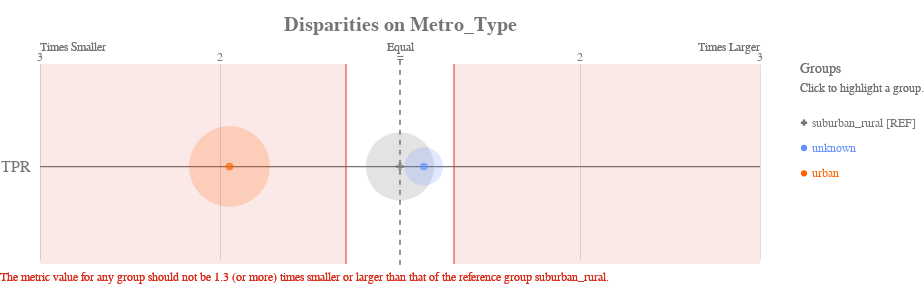

The notebook cell this image was saved under:
### Code cell
ap.disparity(bdf, metrics, 'metro_type', fairness_threshold = 1.3)

### Figure 1 — Vega-Lite specification as saved in the notebook (floating-point values rounded to 4 significant figures)
{"config": {"view": {"continuousWidth": 400, "continuousHeight": 300, "strokeWidth": 0}, "axisLeft": {"labelColor": "rgb(117,117,117)", "labelFont": "Arial", "labelFontSize": 16}, "title": {"align": "center", "baseline": "middle", "color": "rgb(117,117,117)", "font": "Arial", "fontSize": 20, "fontWeight": "bold"}}, "layer": [{"data": {"name": "data-1f2af75cfead9a3854ee453922b4eaab"}, "mark": {"type": "rule", "stroke": "rgb(117,117,117)", "strokeWidth": 1.25, "tooltip": ""}, "encoding": {"x": {"type": "quantitative", "field": "x", "scale": {"domain": [-2, 2], "range": [40.0, 760.0]}}, "x2": {"field": "x2"}, "y": {"type": "nominal", "axis": {"domain": false, "labelAngle": 0, "labelPadding": -30, "orient": "left", "ticks": false, "title": ""}, "field": "metric", "scale": {"domain": ["TPR"], "range": [30, 225.0]}}}}, {"data": {"name": "data-79dd248bdaa0ea02c535240e8ad022c8"}, "mark": {"type": "rule", "stroke": "rgb(117,117,117)", "strokeDash": [5, 5], "strokeWidth": 1}, "encoding": {"tooltip": {"value": "suburban_rural [REF]"}, "x": {"value": 400.0}, "y": {"value": 20.83}, "y2": {"value": 229.2}}}, {"data": {"name": "data-c233327f4cd9b4c2df31bf8015c83e4a"}, "mark": {"type": "text", "align": "center", "color": "rgb(117,117,117)", "font": "Arial", "fontSize": 12, "fontWeight": "normal", "tooltip": ""}, "encoding": {"text": {"type": "nominal", "field": "label"}, "x": {"type": "quantitative", "field": "value", "scale": {"domain": [-2, 2], "range": [40.0, 760.0]}}, "y": {"value": 17.5}}}, {"layer": [{"mark": {"type": "text", "align": "left", "fill": "rgb(117,117,117)", "font": "Arial", "fontSize": 12, "fontWeight": "normal", "tooltip": ""}, "encoding": {"text": {"value": "Times Smaller"}, "x": {"value": 40.0}, "y": {"value": 7.5}}}, {"mark": {"type": "text", "align": "right", "fill": "rgb(117,117,117)", "font": "Arial", "fontSize": 12, "fontWeight": "normal", "tooltip": ""}, "encoding": {"text": {"value": "Times Larger"}, "x": {"value": 760.0}, "y": {"value": 7.5}}}, {"mark": {"type": "text", "align": "center", "fill": "rgb(117,117,117)", "font": "Arial", "fontSize": 12, "fontWeight": "normal", "tooltip": ""}, "encoding": {"text": {"value": "Equal"}, "x": {"value": 400.0}, "y": {"value": 7.5}}}], "data": {"name": "data-79dd248bdaa0ea02c535240e8ad022c8"}}, {"layer": [{"mark": {"type": "rule", "opacity": 0.8, "stroke": "rgb(217, 46, 28)", "strokeWidth": 1.25, "tooltip": ""}, "encoding": {"x": {"type": "quantitative", "field": "min", "scale": {"domain": [-2, 2], "range": [40.0, 760.0]}}, "y": {"value": 25.0}, "y2": {"value": 225.0}}}, {"mark": {"type": "rule", "opacity": 0.8, "stroke": "rgb(217, 46, 28)", "strokeWidth": 1.25, "tooltip": ""}, "encoding": {"x": {"type": "quantitative", "field": "max", "scale": {"domain": [-2, 2], "range": [40.0, 760.0]}}, "y": {"value": 25.0}, "y2": {"value": 225.0}}}, {"layer": [{"mark": {"type": "rect", "fill": "rgb(217, 46, 28)", "opacity": 0.1, "tooltip": ""}, "encoding": {"x": {"type": "quantitative", "field": "min", "scale": {"domain": [-2, 2], "range": [40.0, 760.0]}}, "x2": {"field": "lower_end"}, "y": {"value": 25.0}, "y2": {"value": 225.0}}}, {"mark": {"type": "rect", "fill": "rgb(217, 46, 28)", "opacity": 0.1, "tooltip": ""}, "encoding": {"x": {"type": "quantitative", "field": "max", "scale": {"domain": [-2, 2], "range": [40.0, 760.0]}}, "x2": {"field": "upper_end"}, "y": {"value": 25.0}, "y2": {"value": 225.0}}}]}, {"data": {"name": "data-79dd248bdaa0ea02c535240e8ad022c8"}, "mark": {"type": "text", "align": "left", "baseline": "top", "fill": "rgb(217, 46, 28)", "font": "Arial", "fontSize": 12, "fontWeight": "normal", "tooltip": ""}, "encoding": {"text": {"value": "The metric value for any group should not be 1.3 (or more) times smaller or larger than that of the reference group suburban_rural."}, "x": {"value": 0}, "y": {"value": 233.3}}}], "data": {"name": "data-68125cfc4fc9557defd07e8d14c561c8"}}, {"layer": [{"mark": "circle"}, {"data": {"name": "data-64364aa1e243a4d3f4ae931b84643e17"}, "mark": {"type": "circle", "opacity": 0.2}, "encoding": {"color": {"condition": {"type": "nominal", "field": "attribute_value", "legend": null, "scale": {"domain": ["suburban_rural", "unknown", "urban"], "range": ["rgb(117,117,117)", "rgb(100, 143, 255)", "rgb(254, 97, 0)", "rgb(220, 38, 127)", "rgb(255, 176, 0)", "rgb(120, 94, 240)"]}, "selection": "selector045"}, "value": "rgb(224,224,224)"}, "size": {"type": "quantitative", "field": "group_size", "legend": null, "scale": {"domain": [0, 10940.0], "range": [0, 7854.0]}}, "tooltip": [{"type": "nominal", "field": "attribute_value", "title": "Group"}, {"type": "nominal", "field": "tooltip_group_size", "title": "Group Size"}, {"type": "nominal", "field": "tooltip_disparity_explanation_tpr", "title": "Disparity"}, {"type": "quantitative", "field": "tpr", "format": ".2f", "title": "TPR"}], "x": {"type": "quantitative", "axis": {"domain": false, "labels": false, "ticks": false, "title": null, "values": [1, 2, -2, -1]}, "field": "tpr_disparity_scaled", "scale": {"domain": [-2, 2], "range": [40.0, 760.0]}}, "y": {"type": "nominal", "axis": {"domain": false, "grid": false, "labels": false, "ticks": false, "title": " "}, "field": "metric_variable", "scale": {"domain": ["TPR"], "range": [30, 225.0]}}}, "selection": {"selector047": {"type": "multi", "empty": "all", "fields": ["attribute_value"]}}, "transform": [{"calculate": "'TPR'", "as": "metric_variable"}]}, {"layer": [{"mark": "point"}, {"data": {"name": "data-64364aa1e243a4d3f4ae931b84643e17"}, "mark": {"type": "point", "filled": true, "size": 60}, "encoding": {"color": {"condition": {"type": "nominal", "field": "attribute_value", "legend": null, "scale": {"domain": ["suburban_rural", "unknown", "urban"], "range": ["rgb(117,117,117)", "rgb(100, 143, 255)", "rgb(254, 97, 0)", "rgb(220, 38, 127)", "rgb(255, 176, 0)", "rgb(120, 94, 240)"]}, "selection": "selector045"}, "value": "rgb(224,224,224)"}, "shape": {"type": "nominal", "field": "attribute_value", "legend": null, "scale": {"domain": ["suburban_rural", "unknown", "urban"], "range": ["cross", "circle", "circle"]}}, "tooltip": [{"type": "nominal", "field": "attribute_value", "title": "Group"}, {"type": "nominal", "field": "tooltip_group_size", "title": "Group Size"}, {"type": "nominal", "field": "tooltip_disparity_explanation_tpr", "title": "Disparity"}, {"type": "quantitative", "field": "tpr", "format": ".2f", "title": "TPR"}], "x": {"type": "quantitative", "axis": {"domain": false, "labels": false, "ticks": false, "title": null, "values": [1, 2, -2, -1]}, "field": "tpr_disparity_scaled", "scale": {"domain": [-2, 2], "range": [40.0, 760.0]}}, "y": {"type": "nominal", "axis": {"domain": false, "grid": false, "labels": false, "ticks": false, "title": " "}, "field": "metric_variable", "scale": {"domain": ["TPR"], "range": [30, 225.0]}}}, "selection": {"selector046": {"type": "multi", "empty": "all", "fields": ["attribute_value"]}}, "transform": [{"calculate": "'TPR'", "as": "metric_variable"}]}]}]}, {"layer": [{"mark": {"type": "point", "filled": true, "opacity": 1, "size": 39.48}, "encoding": {"color": {"condition": {"type": "nominal", "field": "attribute_value", "legend": null, "scale": {"domain": ["suburban_rural", "unknown", "urban"], "range": ["rgb(117,117,117)", "rgb(100, 143, 255)", "rgb(254, 97, 0)", "rgb(220, 38, 127)", "rgb(255, 176, 0)", "rgb(120, 94, 240)"]}, "selection": "selector045"}, "value": "rgb(224,224,224)"}, "shape": {"type": "nominal", "field": "attribute_value", "legend": null, "scale": {"domain": ["suburban_rural", "unknown", "urban"], "range": ["cross", "circle", "circle"]}}, "x": {"value": 804}, "y": {"type": "nominal", "axis": {"domain": false, "grid": false, "labels": false, "ticks": false, "title": " "}, "field": "attribute_value", "scale": {"domain": ["suburban_rural", "unknown", "urban"], "range": [71, 147]}}}, "selection": {"selector045": {"type": "multi", "empty": "all", "fields": ["attribute_value"]}}}, {"mark": {"type": "text", "align": "left", "baseline": "middle", "font": "Arial", "fontSize": 12, "fontWeight": "normal"}, "encoding": {"color": {"condition": {"type": "nominal", "field": "attribute_value", "legend": null, "scale": {"domain": ["suburban_rural", "unknown", "urban"], "range": ["rgb(117,117,117)", "rgb(100, 143, 255)", "rgb(254, 97, 0)", "rgb(220, 38, 127)", "rgb(255, 176, 0)", "rgb(120, 94, 240)"]}, "selection": "selector045"}, "value": "rgb(224,224,224)"}, "text": {"type": "nominal", "field": "label"}, "x": {"value": 812}, "y": {"type": "nominal", "axis": {"domain": false, "grid": false, "labels": false, "ticks": false, "title": " "}, "field": "attribute_value", "scale": {"domain": ["suburban_rural", "unknown", "urban"], "range": [71, 147]}}}, "selection": {"selector048": {"type": "multi", "empty": "all", "fields": ["attribute_value"]}}}, {"data": {"name": "data-79dd248bdaa0ea02c535240e8ad022c8"}, "mark": {"type": "text", "align": "left", "baseline": "middle", "color": "rgb(117,117,117)", "font": "Arial", "fontSize": 12, "fontWeight": "normal"}, "encoding": {"text": {"value": "Click to highlight a group."}, "x": {"value": 800}, "y": {"value": 49}}}, {"data": {"name": "data-79dd248bdaa0ea02c535240e8ad022c8"}, "mark": {"type": "text", "align": "left", "baseline": "middle", "color": "rgb(117,117,117)", "font": "Arial", "fontSize": 14, "fontWeight": "normal"}, "encoding": {"text": {"value": "Groups"}, "x": {"value": 800}, "y": {"value": 30}}}], "data": {"name": "data-e1f9423a4bded23d71327d85bde107c5"}}], "height": 250, "padding": {"top": 15, "bottom": 10}, "resolve": {"scale": {"size": "independent", "y": "independent"}}, "title": "Disparities on Metro_Type", "width": 800, "$schema": "https://vega.github.io/schema/vega-lite/v4.8.1.json", "datasets": {"data-1f2af75cfead9a3854ee453922b4eaab": [{"metric": "TPR", "x": -2, "x2": 2}], "data-79dd248bdaa0ea02c535240e8ad022c8": [{"a": 1, "b": 0}, {"a": 1, "b": 0}], "data-c233327f4cd9b4c2df31bf8015c83e4a": [{"value": 1, "label": 2}, {"value": 2, "label": 3}, {"value": -2, "label": 3}, {"value": -1, "label": 2}, {"value": 0, "label": "="}], "data-68125cfc4fc9557defd07e8d14c561c8": [{"min": -0.3, "max": 0.3, "lower_end": -2, "upper_end": 2}], "data-64364aa1e243a4d3f4ae931b84643e17": [{"attribute_name": "metro_type", "attribute_value": "suburban_rural", "group_size": 6506, "total_entities": 17677, "tpr": 0.1212, "tpr_disparity": 1.0, "tpr_disparity_scaled": 0.0, "tooltip_group_size": "6,506 (36.80%)", "tooltip_disparity_explanation_tpr": "Reference group"}, {"attribute_name": "metro_type", "attribute_value": "unknown", "group_size": 2056, "total_entities": 17677, "tpr": 0.1373, "tpr_disparity": 1.133, "tpr_disparity_scaled": 0.1326, "tooltip_group_size": "2,056 (11.63%)", "tooltip_disparity_explanation_tpr": "1.13 times larger TPR than the reference group"}, {"attribute_name": "metro_type", "attribute_value": "urban", "group_size": 9115, "total_entities": 17677, "tpr": 0.06223, "tpr_disparity": 0.5135, "tpr_disparity_scaled": -0.9473, "tooltip_group_size": "9,115 (51.56%)", "tooltip_disparity_explanation_tpr": "1.95 times smaller TPR than the reference group"}], "data-e1f9423a4bded23d71327d85bde107c5": [{"attribute_value": "suburban_rural", "label": "suburban_rural [REF]"}, {"attribute_value": "unknown", "label": "unknown"}, {"attribute_value": "urban", "label": "urban"}]}}
